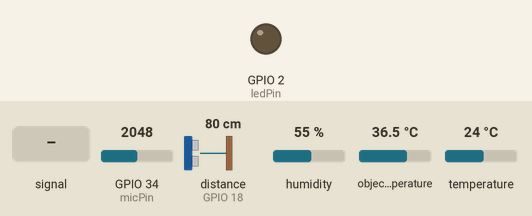
The sketch below on a simulated ESP32. Shown: output pins drawn as LEDs (lit = HIGH). Wiring (inferred from the names in the program): ultrasonic range finder: trigger GPIO 5; echo GPIO 18. The test bench sets the inputs (shaded band); at power-on: GPIO 34 (micPin) = 2048, distance to the obstacle (sensor on GPIO 18) 80 cm, humidity 55 %, object temperature 36.5 °C, temperature 24 °C. The echo pulse lasts 58.3 µs per cm; WiFi joins after 1.5 s; servers stay silent unless stated; random numbers use the default seed unless the sketch sets one; no MQTT or app messages arrive unless stated; pins used as bus, display or sensor lines are not drawn; what the sketch prints to the serial monitor is not drawn.

Above: at 2.7 s.
2.8 s: GPIO 34 (micPin) fed a 200 Hz sine of ±1023 counts around its level
At 3.5 s:
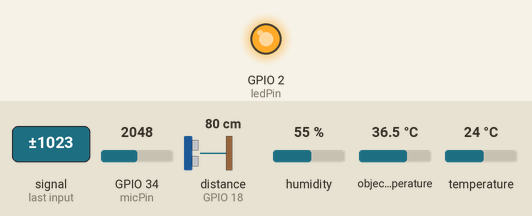
4.3 s: GPIO 34 (micPin) set to 1460
At 4.9 s:
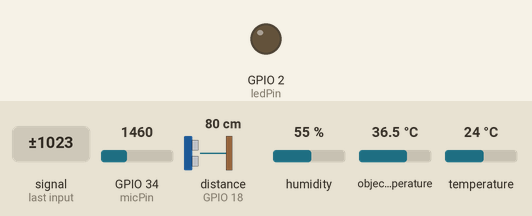
Timing chart, 0 to 7.3 s (numbered marks = the images above; inputs shaded):
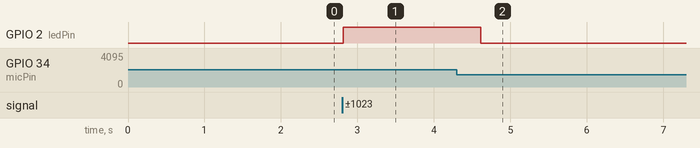

The sketch:

sketch.ino
```cpp
#include <WiFi.h>
#include <PubSubClient.h>
#include <Wire.h>
#include <Adafruit_MLX90614.h>
#include "DHT.h"
#include <ArduinoJson.h>

// RED WiFi y MQTT
const char* ssid = "iPhone de Lucas";
const char* password = "12345678";
const char* mqtt_server = "172.20.10.5";

WiFiClient espClient;
PubSubClient client(espClient);

// CONF DHT11
#define DHTPIN 4
#define DHTTYPE DHT11
DHT dht(DHTPIN, DHTTYPE);

// CONF HC-SR04
const int trigPin = 5;
const int echoPin = 18;

// CONF GY906
Adafruit_MLX90614 mlx = Adafruit_MLX90614();

// CONF MAX4466
const int micPin = 34;
const int ventanaMuestreo = 50;
const int ledPin = 2;
const int umbralRuido = 1500;
const int ruidoElectricoFondo = 0;

//GLOBALES
float humedad = 0;
float tempAmbiente = 0;
float tempObjeto = 0;
float distancia = 0;
int amplitud = 0;

// TEMPORIZADORES
unsigned long ultimoEnvioRapido = 0;
unsigned long ultimoEnvioLento = 0;
unsigned long ultimoDisparoCamara = 0;
const long intervaloRapido = 300;
const long intervaloLento = 2000;
const long cooldownCamara = 5000;

void setup_wifi() {
  delay(10);
  Serial.println("\nConectando a WiFi...");
  WiFi.begin(ssid, password);
  while (WiFi.status() != WL_CONNECTED) {
    delay(500);
    Serial.print(".");
  }
  Serial.println("\nWiFi conectado");
}

void reconnect() {
  while (!client.connected()) {
    Serial.print("Intentando conexión MQTT...");
    String clientId = "ESP32Client-Eq06-";
    clientId += String(random(0, 1000));
    if (client.connect(clientId.c_str())) {
      Serial.println("Conectado al broker mosquitto");
    } else {
      delay(5000);
    }
  }
}

void setup() {
  Serial.begin(115200);
  setup_wifi();
  client.setServer(mqtt_server, 1883);

  dht.begin();
  pinMode(trigPin, OUTPUT);
  pinMode(echoPin, INPUT);

  // LED
  pinMode(ledPin, OUTPUT);
  digitalWrite(ledPin, LOW);

  if (!mlx.begin()) {
    Serial.println("Error conectando con GY-906!");
    while (1);
  }
}

void loop() {
  if (!client.connected()) {
    reconnect();
  }
  client.loop();

  unsigned long tiempoActual = millis();

  // DISTANCIA Y RUIDO
  if (tiempoActual - ultimoEnvioRapido >= intervaloRapido) {
    ultimoEnvioRapido = tiempoActual;

    // LEE HC-SR04
    digitalWrite(trigPin, LOW);
    delayMicroseconds(2);
    digitalWrite(trigPin, HIGH);
    delayMicroseconds(10);
    digitalWrite(trigPin, LOW);
    long duracion = pulseIn(echoPin, HIGH);
    distancia = (duracion * 0.0343) / 2;

    // LEE MAX4466 con filtro de ruido eléctrico
    unsigned long inicioMic = millis();
    int maximo = 0;
    int minimo = 4095;
    while (millis() - inicioMic < ventanaMuestreo) {
      int lectura = analogRead(micPin);
      if (lectura < 4095) {
        if (lectura > maximo) maximo = lectura;
        if (lectura < minimo) minimo = lectura;
      }
    }

    // CALCULO DE AMPLITUD CON FILTRO DE RUIDO
    int amplitudCruda = maximo - minimo;
    if (amplitudCruda < ruidoElectricoFondo) {
      amplitud = 0;
    } else {
      amplitud = amplitudCruda;
    }

    // ACTUADOR LED
    if (amplitud > umbralRuido) {
      digitalWrite(ledPin, HIGH);
    } else {
      digitalWrite(ledPin, LOW);
    }


    client.publish("smarthome/equipo06/distancia", String(distancia).c_str());
    client.publish("smarthome/equipo06/ruido", String(amplitud).c_str());

    // TRIGGER DE CÁMARA SI SE DETECTA MOVIMIENTO CERCA
    if (distancia > 0 && distancia < 80) {
      if (tiempoActual - ultimoDisparoCamara >= cooldownCamara) {
        ultimoDisparoCamara = tiempoActual;
        client.publish("smarthome/equipo06/trigger_automatico", "DISPARAR");
        Serial.print("¡Persona detectada a ");
        Serial.print(distancia);
        Serial.println(" cm! Orden de foto enviada a Node-RED.");
      }
    }
  }

  // TEMPERATURA Y AMBIENTE
  if (tiempoActual - ultimoEnvioLento >= intervaloLento) {
    ultimoEnvioLento = tiempoActual;

    humedad = dht.readHumidity();
    tempAmbiente = dht.readTemperature();
    tempObjeto = mlx.readObjectTempC();

    if (!isnan(humedad) && !isnan(tempAmbiente)) {
      client.publish("smarthome/equipo06/temperatura", String(tempAmbiente).c_str());
      client.publish("smarthome/equipo06/humedad", String(humedad).c_str());
    }
    if (!isnan(tempObjeto)) {
      client.publish("smarthome/equipo06/temp_objeto", String(tempObjeto).c_str());
    }

    StaticJsonDocument<256> doc;
    doc["equipo"] = "equipo06";
    if (!isnan(tempAmbiente)) doc["temperatura"] = tempAmbiente;
    if (!isnan(humedad)) doc["humedad"] = humedad;
    doc["ruido"] = amplitud;
    doc["distancia"] = distancia;
    doc["temp_objeto"] = tempObjeto;

    char jsonBuffer[256];
    serializeJson(doc, jsonBuffer);
    client.publish("smarthome/equipo06/datos_json", jsonBuffer);

    Serial.print("JSON Enviado: ");
    Serial.println(jsonBuffer);
  }
}
```

Measured:
- after the input at 2.8 s, GPIO 2 (ledPin): LOW → HIGH at once
- after the input at 4.3 s, GPIO 2 (ledPin): HIGH → LOW after 0.32 s
